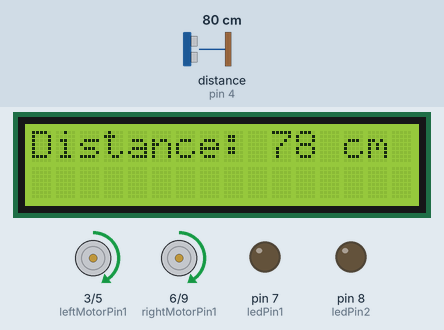
Recording of a sketch running on a simulated Arduino Uno, built with avr-gcc and run on an emulated ATmega328P. On the bench: 16×2 character LCD, motor-driver pin pairs drawn as motors (green arrow = first pin HIGH = forward, orange = second pin HIGH = backward, longer = more drive), output pins drawn as LEDs (lit = HIGH). Wiring (inferred from the names in the program): ultrasonic range finder: trigger pin 2; echo pin 4. The test bench sets the inputs (shaded band); at power-on: distance to the obstacle (sensor on pin 4) 80 cm. The echo pulse lasts 58.3 µs per cm; pins used as bus, display or sensor lines are not drawn; what the sketch prints to the serial monitor is not drawn.

Above: at 1.2 s.
1.3 s: distance to the obstacle (sensor on pin 4) set to 24 cm
At 2.1 s:
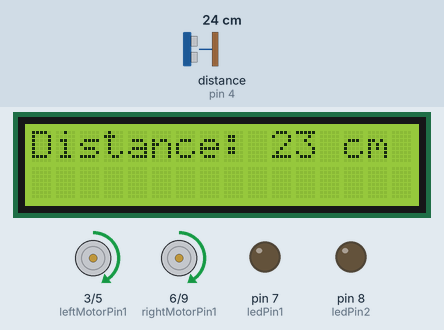
2.8 s: distance to the obstacle (sensor on pin 4) set to 18 cm
At 4.1 s:
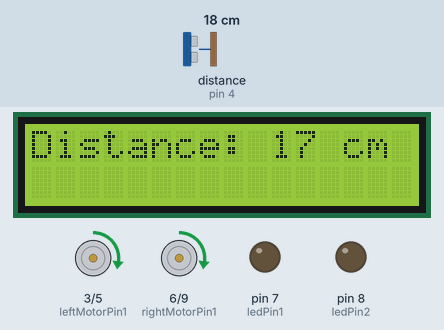
4.4 s: distance to the obstacle (sensor on pin 4) set to 2 cm
At 5.0 s:
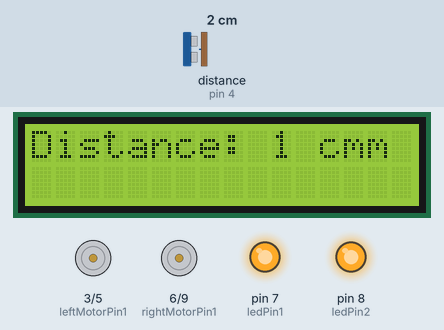
5.9 s: distance to the obstacle (sensor on pin 4) set to 250 cm
At 6.6 s:
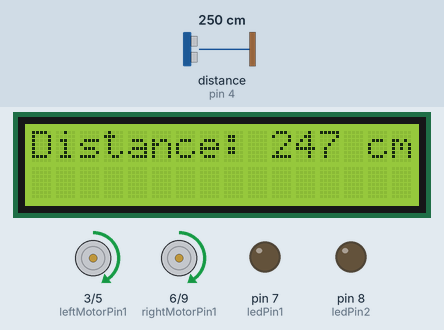
7.5 s: distance to the obstacle (sensor on pin 4) set to 4 cm
At 8.4 s:
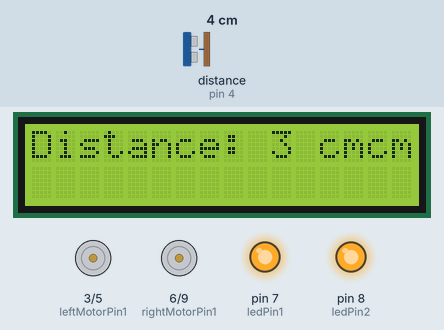
9.1 s: distance to the obstacle (sensor on pin 4) set to 2 cm
At 9.5 s:
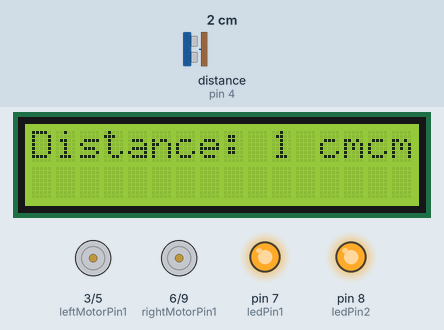
Timing chart, 0 to 12.1 s (numbered marks = the images above; inputs shaded):
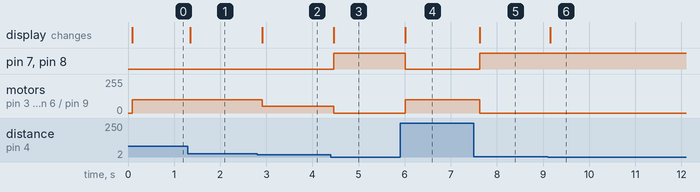

Measured:
- the behaviour switches between 22 and 21 cm on distance to the obstacle (sensor on pin 4) (found by bisection; images 1 and 2)
- after the input at 1.3 s, the display: changes after 0.05 s (image 1)
- after the input at 2.8 s, motor on pin 3 (leftMotorPin1) / pin 5 (leftMotorPin2), motor on pin 6 (rightMotorPin1) / pin 9 (rightMotorPin2): forward 100/255 → forward 50/255 after 0.11 s; the display: changes after 0.11 s (image 2)
- after the input at 4.4 s, pin 7 (ledPin1), pin 8 (ledPin2): LOW → HIGH after 0.07 s; motor on pin 3 (leftMotorPin1) / pin 5 (leftMotorPin2), motor on pin 6 (rightMotorPin1) / pin 9 (rightMotorPin2): forward 50/255 → stopped after 0.07 s; the display: changes after 0.07 s (image 3)
- after the input at 5.9 s, pin 7 (ledPin1), pin 8 (ledPin2): HIGH → LOW after 0.11 s; motor on pin 3 (leftMotorPin1) / pin 5 (leftMotorPin2), motor on pin 6 (rightMotorPin1) / pin 9 (rightMotorPin2): stopped → forward 100/255 after 0.11 s; the display: changes after 0.11 s (image 4)
- after the input at 7.5 s, pin 7 (ledPin1), pin 8 (ledPin2): LOW → HIGH after 0.13 s; motor on pin 3 (leftMotorPin1) / pin 5 (leftMotorPin2), motor on pin 6 (rightMotorPin1) / pin 9 (rightMotorPin2): forward 100/255 → stopped after 0.13 s; the display: changes after 0.13 s (image 5)
- after the input at 9.1 s, the display: changes after 0.06 s (image 6)

The sketch:

SW_ACC.ino
```cpp
#include <Wire.h>
#include <LiquidCrystal_I2C.h>
#include <PID_v1.h>

// Define ultrasonic sensor pins
const int trigPin = 2;
const int echoPin = 4;

// Define motor control pins
const int leftMotorPin1 = 3;
const int leftMotorPin2 = 5;
const int rightMotorPin1 = 6;
const int rightMotorPin2 = 9;

// Define LED pin
const int ledPin1 = 7;
const int ledPin2 = 8;

// Define PID parameters
double Setpoint = 20; // Setpoint distance (20 cm)
double Input, Output;
double Kp = 1, Ki = 0, Kd = 0; // PID constants
PID pid(&Input, &Output, &Setpoint, Kp, Ki, Kd, DIRECT);

// Define motor speeds
int baseSpeed = 100;
int leftMotorSpeed, rightMotorSpeed;

// Define distance threshold for stopping
const int stopDistance = 10; // 10 cm

// Define LCD address
#define LCD_ADDR 0x27 // Address of I2C LCD

// Initialize LCD
LiquidCrystal_I2C lcd(LCD_ADDR, 16, 2);

void setup() {
  // Initialize serial communication
  Serial.begin(9600);

  // Initialize motor control pins
  pinMode(leftMotorPin1, OUTPUT);
  pinMode(leftMotorPin2, OUTPUT);
  pinMode(rightMotorPin1, OUTPUT);
  pinMode(rightMotorPin2, OUTPUT);

  // Initialize LED pin
  pinMode(ledPin1, OUTPUT);
  pinMode(ledPin2, OUTPUT);

  // Initialize ultrasonic sensor pins
  pinMode(trigPin, OUTPUT);
  pinMode(echoPin, INPUT);

  // Set initial motor speeds
  analogWrite(leftMotorPin1, 0);
  analogWrite(leftMotorPin2, 0);
  analogWrite(rightMotorPin1, 0);
  analogWrite(rightMotorPin2, 0);

  // Set up PID
  pid.SetMode(AUTOMATIC);

  // Initialize LCD
  lcd.init();                      // Initialize the lcd
  lcd.backlight();                 // Turn on the backlight
  lcd.clear();                     // Clear the display

  // Print initial message on LCD
  lcd.setCursor(0, 0);
  lcd.print("Distance: ");
}

void loop() {
  // Read distance from ultrasonic sensor
  long duration, distance;
  digitalWrite(trigPin, LOW);
  delayMicroseconds(2);
  digitalWrite(trigPin, HIGH);
  delayMicroseconds(10);
  digitalWrite(trigPin, LOW);
  duration = pulseIn(echoPin, HIGH);
  distance = duration * 0.034 / 2;

  // Print distance
  Serial.print("Distance: ");
  Serial.print(distance);
  Serial.println(" cm");

  // Update distance on LCD
  lcd.setCursor(10, 0);
  lcd.print("   "); // Clear previous distance
  lcd.setCursor(10, 0);
  lcd.print(distance);
  lcd.print(" cm");

  // Check conditions and adjust motor speeds accordingly
  if (distance <= stopDistance) { // Condition 3: Stop if object is too close
    leftMotorSpeed = 0;
    rightMotorSpeed = 0;
    digitalWrite(ledPin1, HIGH); // Turn on LED when car stops
    digitalWrite(ledPin2, HIGH); // Turn on LED when car stops
  } else if (distance > Setpoint) { // Condition 2: Maintain normal speed if distance is large
    Input = distance;
    pid.Compute();
    leftMotorSpeed = baseSpeed + Output;
    rightMotorSpeed = baseSpeed - Output;
    digitalWrite(ledPin1, LOW); // Turn off LED if not stopped
    digitalWrite(ledPin2, LOW); // Turn off LED if not stopped
  } else { // Condition 1: Decelerate if object is closer than the setpoint distance
    leftMotorSpeed = baseSpeed / 2;
    rightMotorSpeed = baseSpeed / 2;
    digitalWrite(ledPin1, LOW); // Turn off LED if not stopped
    digitalWrite(ledPin2, LOW); // Turn off LED if not stopped
  }

  // Ensure motor speeds are within bounds
  leftMotorSpeed = constrain(leftMotorSpeed, 0, 255);
  rightMotorSpeed = constrain(rightMotorSpeed, 0, 255);

  // Apply motor speeds
  analogWrite(leftMotorPin1, leftMotorSpeed);
  analogWrite(leftMotorPin2, 0);
  analogWrite(rightMotorPin1, rightMotorSpeed);
  analogWrite(rightMotorPin2, 0);

  // Delay for stability
  delay(100);
}
```
